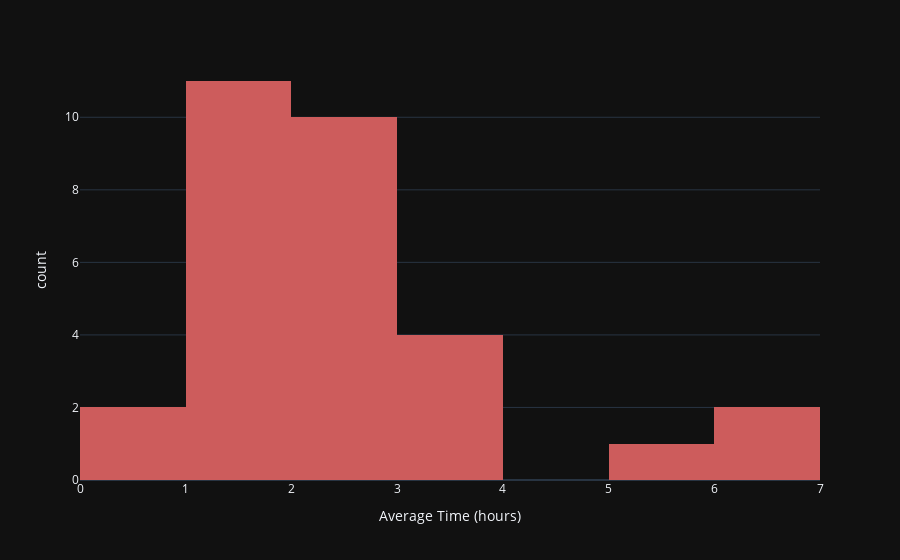

Notebook source saved alongside this figure:
### Code cell
px.histogram(df, x = "Average Time (hours)", color_discrete_sequence=['indianred'], template = "plotly_dark")

### Figure 1 — Plotly figure (JSON) as saved in the notebook; plotly's stock layout.template omitted (floating-point values rounded to 4 significant figures)
{"data": [{"alignmentgroup": "True", "bingroup": "x", "hovertemplate": "Average Time (hours)=%{x}<br>count=%{y}<extra></extra>", "legendgroup": "", "marker": {"color": "indianred", "pattern": {"shape": ""}}, "name": "", "offsetgroup": "", "orientation": "v", "showlegend": false, "type": "histogram", "x": [1.5, 2, 3.5, 1.5, 2.5, 6, 3.5, 1.25, 2, 0.5, 5, 6, 1, 2, 2, 2.5, 2, 1, 1.5, 2.5, 1.5, 3, 3.5, 2, 2.5, 1.5, 1, 1, 1, 0.5], "xaxis": "x", "yaxis": "y"}], "layout": {"barmode": "relative", "legend": {"tracegroupgap": 0}, "margin": {"t": 60}, "xaxis": {"anchor": "y", "domain": [0, 1], "title": {"text": "Average Time (hours)"}}, "yaxis": {"anchor": "x", "domain": [0, 1], "title": {"text": "count"}}}}
